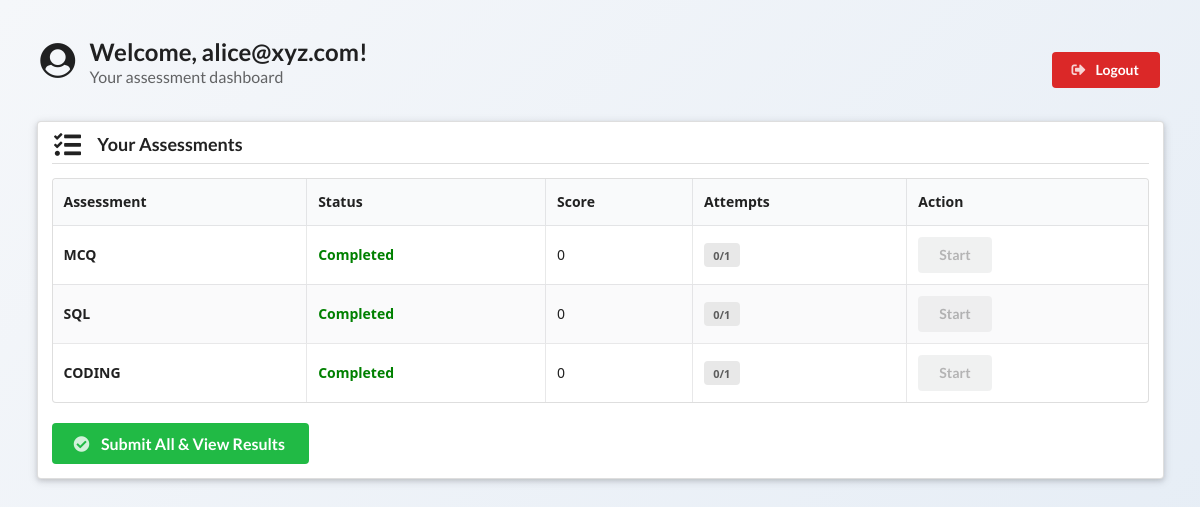
The app's page /dashboard (signed in) with its own data.
### tables this page shows
CREATE TABLE progress(
        id INTEGER PRIMARY KEY AUTOINCREMENT,
        user_id INTEGER,
        assessment_type TEXT,
        attempts INTEGER DEFAULT 0,
        completed INTEGER DEFAULT 0,
        score INTEGER DEFAULT 0,
        UNIQUE(user_id,assessment_type)
    );

### app.py (the view)
@app.route('/dashboard')
def dashboard():
    if 'user_id' not in session:
        return redirect(url_for('login'))
    if session.get('role') == 'admin':
        return redirect(url_for('admin_dashboard'))
    user_id = session['user_id']
    progress = get_user_progress_by_id(user_id)
    assigned = get_user_assigned_by_id(user_id)
    for key in ['mcq','sql','coding']:
        if key in progress:
            progress[key]['max_attempts'] = assigned.get(key,0)
        else:
            progress[key] = {"completed": 0, "score": 0, "attempts": 0, "max_attempts": assigned.get(key,0)}
    return render_template('dashboard.html', progress=progress, assigned=assigned)

### app.py (called while the page is built)
def get_db_connection():
    conn = sqlite3.connect(DB_FILE)
    conn.row_factory = sqlite3.Row
    return conn

def get_user_progress_by_id(user_id):
    conn = get_db_connection()
    cur = conn.cursor()
    cur.execute("SELECT * FROM progress WHERE user_id=?", (user_id,))
    rows = cur.fetchall()
    conn.close()
    progress = {}
    for r in rows:
        progress[r["assessment_type"]] = {
            "completed": r["completed"],
            "score": r["score"],
            "attempts": r["attempts"],
            "max_attempts": 0
        }
    return progress

def get_user_assigned_by_id(user_id):
    conn = get_db_connection()
    cur = conn.cursor()
    cur.execute("SELECT * FROM assignments WHERE user_id=?", (user_id,))
    row = cur.fetchone()
    conn.close()
    if row:
        return {"mcq": row["mcq"], "sql": row["sql"], "coding": row["coding"]}
    else:
        return {"mcq": 0, "sql": 0, "coding": 0}

### templates/dashboard.html (shortened to what this page needs)
<!DOCTYPE html>
<html lang="en">
<head>
<link rel="stylesheet" href="https://cdnjs.cloudflare.com/ajax/libs/semantic-ui/2.4.1/semantic.min.css">
</head>
<body>
<div class="ui container">
<div class="header-bar">
<h2 class="ui header">
<i class="user circle icon"></i>
<div class="content">
Welcome, {{ session.get('username', 'User') }}!
<div class="sub header">Your assessment dashboard</div>
</div>
</h2>
<a href="{{ url_for('logout') }}" class="ui red button">
<i class="sign-out icon"></i>
Logout
</a>
</div>
<div class="ui raised segment dashboard-card">
<h3 class="ui dividing header">
<i class="tasks icon"></i>
Your Assessments
</h3>
<table class="ui celled striped table">
<thead>
<tr>
<th>Assessment</th>
<th>Status</th>
<th>Score</th>
<th>Attempts</th>
<th>Action</th>
</tr>
</thead>
<tbody>
{% for key in ['mcq','sql','coding'] %}
{% set p = progress.get(key, {'completed': 0, 'score': 0, 'attempts': 0, 'max_attempts': assigned.get(key,0)}) %}
{% set a = assigned.get(key,0) %}
<tr>
<td>
<strong>{{ key|upper }}</strong>
</td>
<td>
{% if p.completed %} <span class="status-completed">Completed</span>
{% else %} <span class="status-pending">Pending</span>
{% endif %}
</td>
<td>{{ p.score }}</td>
<td>
<div class="ui small label">
{{ p.attempts }}/{{ p.max_attempts }}
</div>
</td>
<td>
{% if a > 0 and p.attempts < p.max_attempts and not p.completed %}
<a href="{{ url_for(key) }}" class="ui primary button">
<i class="play icon"></i>
Start
</a>
{% else %}
<button class="ui disabled button">
Start
</button>
{% endif %}
</td>
</tr>
{% endfor %}
</tbody>
</table>
<div class="result-btn">
<a href="{{ url_for('final_submit') }}" class="ui green large button">
<i class="check circle icon"></i>
Submit All & View Results
</a>
</div>
</div>
</div>
</body>
</html>

### templates/dashboard.html (style rules this page uses)
body { background: linear-gradient(135deg,#f5f7fa,#e4ecf5); font-family:"Segoe UI", Arial, sans-serif; }
.container { margin-top:40px; }
.header-bar { display:flex; justify-content:space-between; align-items:center; margin-bottom:20px; }
.dashboard-card { padding:25px; }
.result-btn { margin-top:20px; }
.status-completed { color:green; font-weight:bold; }

### records on screen
progress: assessment_type "MCQ", score "0", attempts "0", max_attempts "1"
progress: assessment_type "SQL", score "0", attempts "0", max_attempts "1"
progress: assessment_type "CODING", score "0", attempts "0", max_attempts "1"

### other values on screen
{{ session.get('username', 'User') }} "alice@xyz.com"
